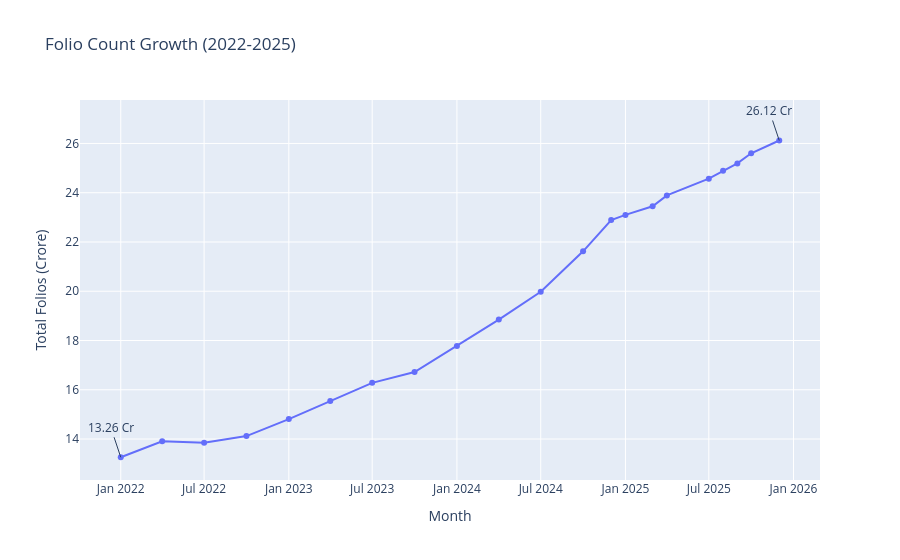

The code cell stored with this chart in its notebook:
### Code cell
import plotly.express as px

folio['month'] = pd.to_datetime(folio['month'])

fig = px.line(
    folio,
    x='month',
    y='total_folios_crore',
    markers=True,
    title='Folio Count Growth (2022-2025)'
)

fig.add_annotation(
    x=folio['month'].iloc[0],
    y=folio['total_folios_crore'].iloc[0],
    text='13.26 Cr',
    showarrow=True
)

fig.add_annotation(
    x=folio['month'].iloc[-1],
    y=folio['total_folios_crore'].iloc[-1],
    text='26.12 Cr',
    showarrow=True
)

fig.update_layout(
    xaxis_title='Month',
    yaxis_title='Total Folios (Crore)'
)

fig.show()

### Figure 1 — Plotly figure (JSON) as saved in the notebook; plotly's stock layout.template omitted (floating-point values rounded to 4 significant figures)
{"data": [{"hovertemplate": "month=%{x}<br>total_folios_crore=%{y}<extra></extra>", "legendgroup": "", "line": {"color": "#636efa", "dash": "solid"}, "marker": {"symbol": "circle"}, "mode": "lines+markers", "name": "", "orientation": "v", "showlegend": false, "type": "scatter", "x": ["2022-01-01T00:00:00.000000000", "2022-04-01T00:00:00.000000000", "2022-07-01T00:00:00.000000000", "2022-10-01T00:00:00.000000000", "2023-01-01T00:00:00.000000000", "2023-04-01T00:00:00.000000000", "2023-07-01T00:00:00.000000000", "2023-10-01T00:00:00.000000000", "2024-01-01T00:00:00.000000000", "2024-04-01T00:00:00.000000000", "2024-07-01T00:00:00.000000000", "2024-10-01T00:00:00.000000000", "2024-12-01T00:00:00.000000000", "2025-01-01T00:00:00.000000000", "2025-03-01T00:00:00.000000000", "2025-04-01T00:00:00.000000000", "2025-07-01T00:00:00.000000000", "2025-08-01T00:00:00.000000000", "2025-09-01T00:00:00.000000000", "2025-10-01T00:00:00.000000000", "2025-12-01T00:00:00.000000000"], "xaxis": "x", "y": [13.26, 13.91, 13.85, 14.12, 14.81, 15.54, 16.28, 16.72, 17.78, 18.85, 19.98, 21.62, 22.89, 23.1, 23.45, 23.89, 24.57, 24.89, 25.19, 25.6, 26.12], "yaxis": "y"}], "layout": {"annotations": [{"showarrow": true, "text": "13.26 Cr", "x": "2022-01-01T00:00:00", "y": 13.26}, {"showarrow": true, "text": "26.12 Cr", "x": "2025-12-01T00:00:00", "y": 26.12}], "legend": {"tracegroupgap": 0}, "title": {"text": "Folio Count Growth (2022-2025)"}, "xaxis": {"anchor": "y", "domain": [0, 1], "title": {"text": "Month"}}, "yaxis": {"anchor": "x", "domain": [0, 1], "title": {"text": "Total Folios (Crore)"}}}}
